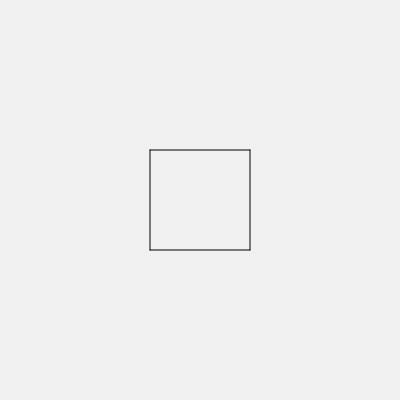
Frame 1 (no input)
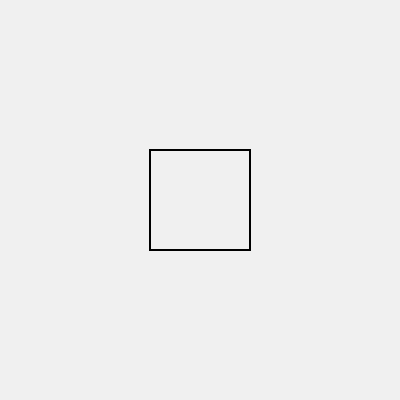
Frame 60 (no input)
Frame 120 (the mouse pressed at the canvas centre since frame 60): identical to frame 60, image omitted

The p5.js sketch that drew these frames (run headless with seeded random() and noise() and a simulated clock; from frame 60 on, the mouse is pressed at the canvas centre):

// p5.js sketch
// ── sketch.js
function setup() {
  createCanvas(400, 400);
  background(240);
  noFill();
}

function draw() {
  // rect(150, 150, 100, 100);
  // customRect();
  customRect(150, 150, 100, 100);
}

function customRect(xPos, yPos, rectWidth, rectHeight) {
  line(xPos, yPos, xPos+rectWidth, yPos);
  line(xPos, yPos, xPos, yPos+rectHeight);
  line(xPos+rectWidth, yPos, xPos+rectWidth, yPos+rectHeight);
  line(xPos, yPos+rectHeight, xPos+rectWidth, yPos+rectHeight);
}

// function customRect() {
//   line(150, 150, 250, 150);
//   line(150, 150, 150, 250);
//   line(250, 150, 250, 250);
//   line(150, 250, 250, 250);
// }
